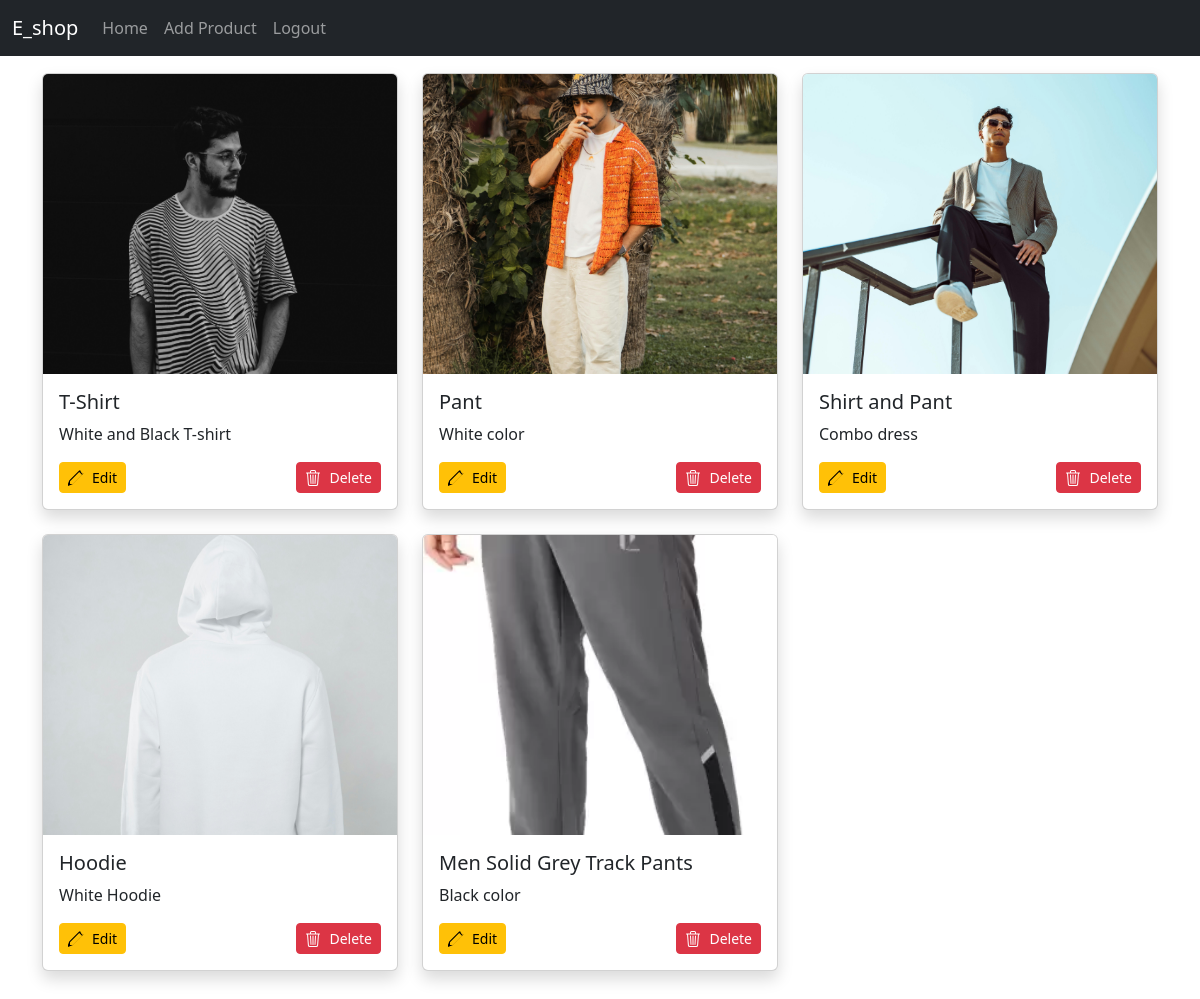
Screenshot of /shop_home (signed in) with the database file from the repository.
### app/models.py (models this page shows)
class Product(models.Model):
    pid=models.TextField()
    name=models.TextField()
    dis=models.TextField()
    price=models.IntegerField()
    offer_price=models.IntegerField()
    stock=models.IntegerField()
    img=models.FileField()

### app/views.py (the view)
# urls.py: path('shop_home',views.shop_home),
def shop_home(req):
    if 'shop' in req.session:
        data=Product.objects.all()
        return render(req,'shop/home.html',{'products':data})
    else:
        return redirect(e_shop_login)

### template/shop/home.html (shortened to what this page needs)
<!DOCTYPE html>
<html lang="en">
<head>
    <link href="https://cdn.jsdelivr.net/npm/bootstrap@5.3.3/dist/css/bootstrap.min.css" rel="stylesheet">
</head>
<body>
  <nav class="navbar navbar-expand-sm bg-dark navbar-dark fixed-top">
    <div class="container-fluid">
            <a class="navbar-brand" href="">E_shop</a>
            <div class="collapse navbar-collapse" id="collapsibleNavbar">
              <ul class="navbar-nav">
                <li class="nav-item">
                  <a class="nav-link" href="shop_home">Home</a>
                </li>
                <li class="nav-item">
                  <a class="nav-link" href="add_pro">Add Product</a>
                </li>
                <li class="nav-item">
                  <a class="nav-link" href="logout">Logout</a>
                </li>
              </ul>
            </div>
          </div>
  </nav>
  <div class="container py-5" style="margin-top: 25px;">
    <div class="row g-4">
      {% for pro in products %}
      <div class="col-sm-12 col-md-6 col-lg-4">
        <div class="card h-100 shadow">
          <img src="{{pro.img.url}}" class="card-img-top" alt="{{pro.name}}" style="height: 300px; object-fit: cover;">
          <div class="card-body d-flex flex-column">
            <h5 class="card-title">{{pro.name}}</h5>
            <p class="card-text">{{pro.dis}}</p>
            <div class="mt-auto d-flex justify-content-between">
              <a href="#" class="btn btn-warning btn-sm d-flex align-items-center">
                Edit
              </a>
              <a href="#" class="btn btn-danger btn-sm d-flex align-items-center">
                Delete
              </a>
            </div>
          </div>
        </div>
      </div>
      {% endfor %}
    </div>
  </div>
</body>
</html>

### template/shop/home.html (style rules this page uses)
.card-img-top { transition: transform 0.3s ease, filter 0.3s ease; }

### rows the page displays
Product: img (picture), name "T-Shirt", dis "White and Black T-shirt"
Product: img (picture), name "Pant", dis "White color"
Product: img (picture), name "Shirt and Pant", dis "Combo dress"
Product: img (picture), name "Hoodie", dis "White Hoodie"
Product: img (picture), name "Men Solid Grey Track Pants", dis "Black color"
